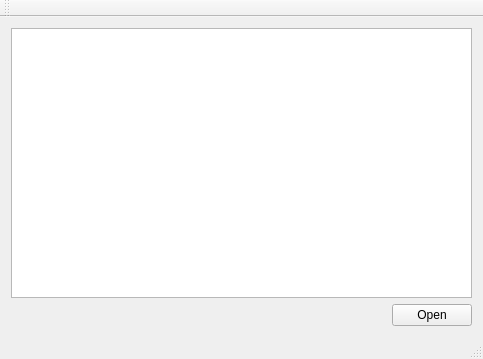
<?xml version="1.0" encoding="UTF-8"?>
<ui version="4.0">
 <class>MainMediaViewer</class>
 <widget class="QMainWindow" name="MainMediaViewer">
  <property name="geometry">
   <rect>
    <x>0</x>
    <y>0</y>
    <width>483</width>
    <height>359</height>
   </rect>
  </property>
  <property name="windowTitle">
   <string>MainMediaViewer</string>
  </property>
  <property name="documentMode">
   <bool>false</bool>
  </property>
  <widget class="QWidget" name="centralWidget">
   <layout class="QVBoxLayout" name="verticalLayout">
    <item>
     <widget class="QListView" name="listView"/>
    </item>
    <item>
     <layout class="QHBoxLayout" name="horizontalLayout">
      <item>
       <spacer name="horizontalSpacer">
        <property name="orientation">
         <enum>Qt::Horizontal</enum>
        </property>
        <property name="sizeHint" stdset="0">
         <size>
          <width>40</width>
          <height>20</height>
         </size>
        </property>
       </spacer>
      </item>
      <item>
       <widget class="QPushButton" name="btnOpen">
        <property name="text">
         <string>Open</string>
        </property>
       </widget>
      </item>
     </layout>
    </item>
   </layout>
  </widget>
  <widget class="QMenuBar" name="menuBar">
   <property name="geometry">
    <rect>
     <x>0</x>
     <y>0</y>
     <width>483</width>
     <height>21</height>
    </rect>
   </property>
  </widget>
  <widget class="QToolBar" name="mainToolBar">
   <attribute name="toolBarArea">
    <enum>TopToolBarArea</enum>
   </attribute>
   <attribute name="toolBarBreak">
    <bool>false</bool>
   </attribute>
  </widget>
  <widget class="QStatusBar" name="statusBar"/>
 </widget>
 <layoutdefault spacing="6" margin="11"/>
 <resources/>
 <connections/>
</ui>
